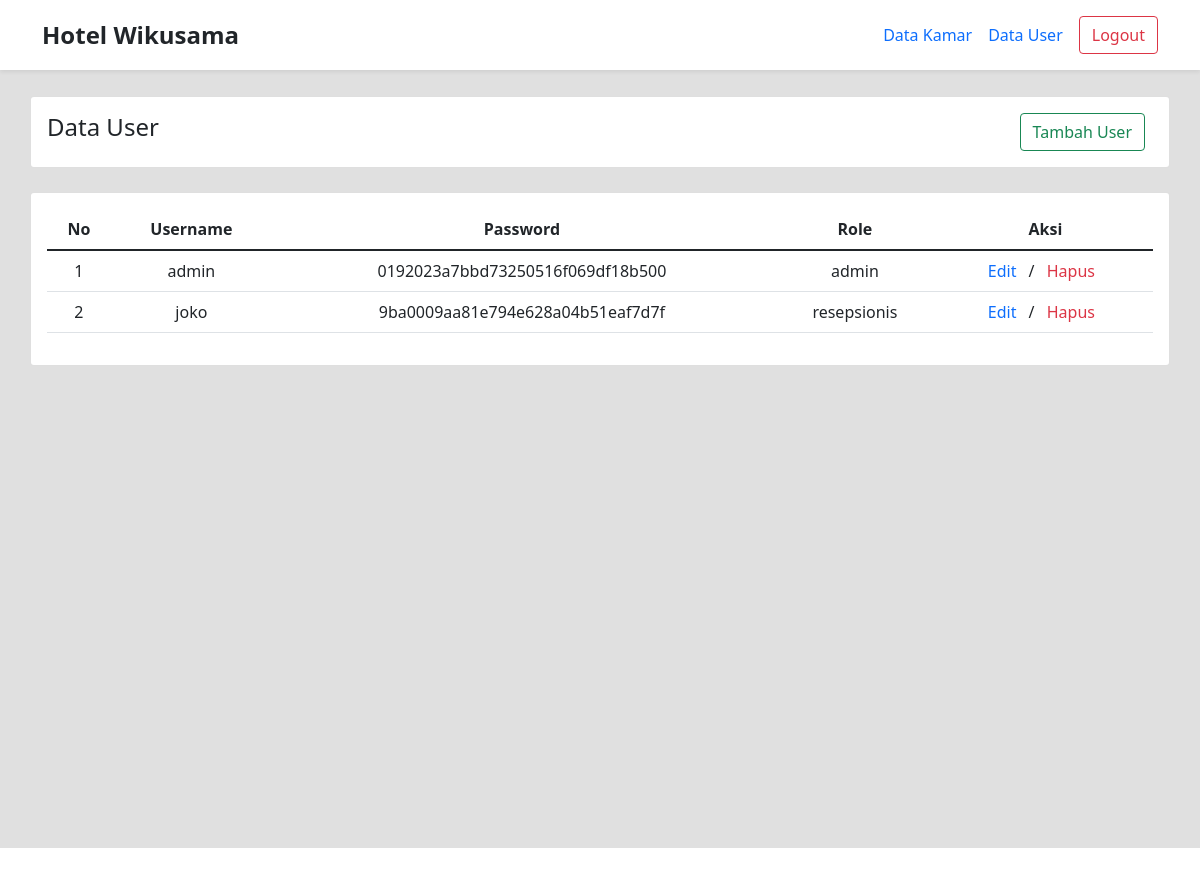
The app's page /admin/data-user.php (signed in) with its own data.
### tables this page shows
CREATE TABLE `users` (
  `id` int(5) NOT NULL,
  `username` varchar(30) NOT NULL,
  `password` varchar(100) NOT NULL,
  `role` varchar(30) NOT NULL
);

### admin/data-user.php (the view, shortened to what this page needs)
<?php
    include '../config/koneksi.php';
    if($_SESSION['role'] !== 'admin') {
        echo 'not found';
    } else {
        require_once '../component/header.php';
        require_once 'component/navbar.php';
        $sql = mysqli_query($koneksi, "SELECT * FROM users");
?>
<div class="container-fluid bg-silver min-vh-100 pt-5 mt-5">
    <div class="card container  mb-4 p-3">
        <div class='d-md-flex d-block justify-content-between'>
            <h4>Data User</h4>
            <a href="tambah-user.php">
                <button class='btn btn-outline-success shadow-none'>Tambah User</button>
            </a>
        </div>
    </div>
    <div class="card container p-3">
        <table class='table text-center table-borderglass'>
            <thead>
                <tr>
                    <th>No</th>
                    <th>Username</th>
                    <th>Password</th>
                    <th>Role</th>
                    <th>Aksi</th>
                </tr>
            </thead>
            <tbody>
                <?php
                    $no = 1;
                    while($r=mysqli_fetch_array($sql)) {
                ?>
                <tr>
                    <td><?php echo $no ?></td>
                    <td><?php echo $r['username'] ?></td>
                    <td><?php echo $r['password'] ?></td>
                    <td><?php echo $r['role'] ?></td>
                    <td>
                        <a href='edit-user.php?id=<?php echo $r["id"] ?>'>Edit</a>
                        /
                        <a class='ms-2 text-danger' onclick='return confirm(`yakin ingin menghapus?`)' href='../api/hapus-user.php?id=<?php echo $r["id"] ?>'>Hapus</a>
                    </td>
                </tr>
                <?php
                        $no++;
                    }
                ?>
            </tbody>
        </table>
    </div>
</div>
<?php
    require_once '../component/footer.php';
    }
?>

### assets/css/style.css (style rules this page uses)
.bg-silver { background: #e0e0e0; }
a { text-decoration: none !important; margin-right: 8px !important; }

### records on screen
users: username "admin", password "0192023a7bbd73250516f069df18b500", role "admin"
users: username "joko", password "9ba0009aa81e794e628a04b51eaf7d7f", role "resepsionis"
